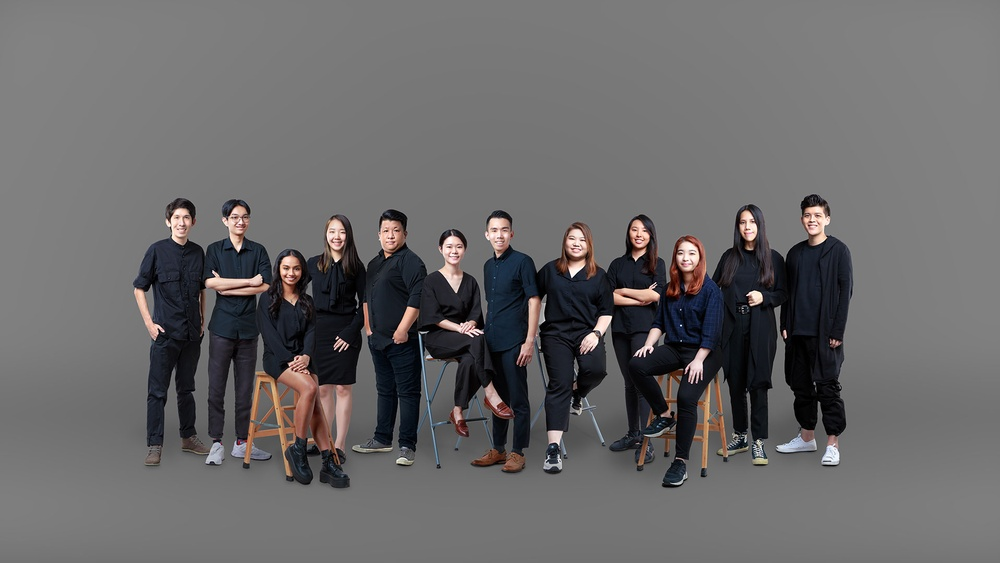
#> input picture day-1/Vivid-Snaps-Virtual-Corporate-Group-Photo-Singapore-2020.jpg, 1000 x 563 px, shrunk from 1917 x 1080 before the run
$ jupyter execute BoundingRectangles.ipynb   (shell and % lines are left out)
#> lines starting #> are read from the running program, lines starting #| are printed output that depends on the picture
[cell 1]
# Cell 1: Install OpenCV
print("Ensuring OpenCV is installed...")
# `opencv-python` provides the core OpenCV library

print("\nInstallation/check complete. Proceed to next cell.")

[cell 2]
# Cell 2: Import Libraries, Download Haar Cascade, and Load Image

import cv2 # OpenCV library
import matplotlib.pyplot as plt
from PIL import Image # For displaying with matplotlib.pyplot
import numpy as np
import time
from google.colab import files # For image upload
import os

print("Importing libraries and preparing...")

# --- Download Haar Cascade XML file ---
# This file contains the pre-trained model for face detection.
haar_cascade_url = 'https://raw.githubusercontent.com/opencv/opencv/master/data/haarcascades/haarcascade_frontalface_default.xml'
haar_cascade_filename = 'haarcascade_frontalface_default.xml'

print(f"Downloading Haar Cascade file: {haar_cascade_filename}...")
if not os.path.exists(haar_cascade_filename):
    !wget {haar_cascade_url} -O {haar_cascade_filename}
    print("Download complete.")
else:
    print("Haar Cascade file already exists.")


# --- Upload your image ---
print("\nUploading your image...")
uploaded = files.upload()
#> the answer given: Vivid-Snaps-Virtual-Corporate-Group-Photo-Singapore-2020.jpg

# Get the name of the uploaded file (assuming only one file is uploaded)
image_filename = next(iter(uploaded))

# --- Load the image ---
# OpenCV reads images as BGR by default, and as a NumPy array
img_bgr = cv2.imread(image_filename)
#> img_bgr is the input picture: shape (563, 1000, 3); mean B, G, R 104, 103.3, 104.7

if img_bgr is None:
    print(f"Error: Could not load image from {image_filename}. Check file path.")
else:
    # Convert BGR to RGB for matplotlib display (matplotlib expects RGB)
    img_rgb = cv2.cvtColor(img_bgr, cv2.COLOR_BGR2RGB)

    # Get image dimensions for matplotlib figure size
    height, width, _ = img_rgb.shape # OpenCV image (NumPy array) gives (height, width, channels)
#> height = 563; width = 1000
    fig_width = 15 # Set a base width for the figure
    fig_height = fig_width * (height / width) # Adjust height proportionally
#> fig_height = 8.44

    print(f"Image '{image_filename}' loaded. Dimensions: {width}x{height}")
#| Image 'Vivid-Snaps-Virtual-Corporate-Group-Photo-Singapore-2020.jpg' loaded. Dimensions: 1000x563

[cell 3]
# Cell 3: Perform Face Detection and Plot Results (using OpenCV)

print("\nDetecting faces using Haar Cascade Classifier...")

# Load the Haar Cascade classifier
face_cascade = cv2.CascadeClassifier(haar_cascade_filename)

# Convert the image to grayscale, which is required for Haar Cascades
gray_image = cv2.cvtColor(img_bgr, cv2.COLOR_BGR2GRAY)
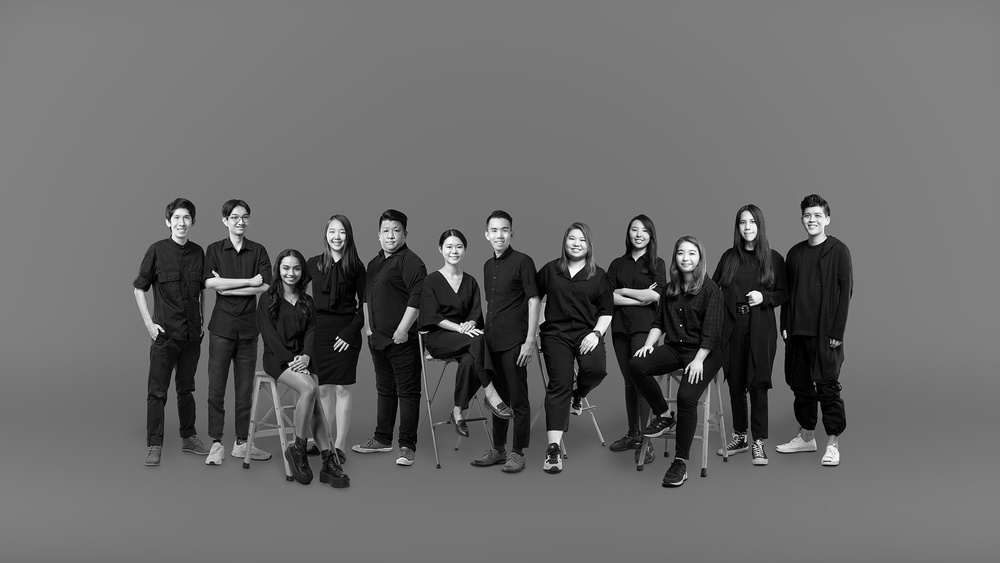
#> gray_image: shape (563, 1000); min 0, max 255, mean 103.8

start = time.time()
# Perform face detection
# detectMultiScale parameters:
# 1.3: scaleFactor - how much the image size is reduced at each image scale
# 5: minNeighbors - how many neighbors each candidate rectangle should have to retain it
faces = face_cascade.detectMultiScale(gray_image, scaleFactor=1.1, minNeighbors=5, minSize=(30, 30))
#> faces = [[797, 202, 35, 35], [223, 204, 36, 36], [374, 218, 34, 34], [482, 217, 34, 34], [436, 233, 34, 34], [670, 240, 34, 34]]
end = time.time()

# Create the plot
fig, ax = plt.subplots(figsize=(fig_width, fig_height))
ax.imshow(img_rgb, aspect='auto') # Display the RGB image

print("\n--- Detected Faces ---")
# Draw rectangles around the faces
for (x, y, w, h) in faces:
    # x, y are the top-left corner; w, h are width and height
    print(f"  Face found at X: {x}, Y: {y}, Width: {w}, Height: {h}")

    # Create a Rectangle patch (matplotlib expects left, bottom, width, height for patches)
    # However, for images, it's (left, top), width, height
    rect = plt.Rectangle((x, y), w, h, linewidth=3, edgecolor='r', facecolor='none')
    ax.add_patch(rect)
#> this loop made 6 passes
#|   Face found at X: 797, Y: 202, Width: 35, Height: 35
#|   Face found at X: 223, Y: 204, Width: 36, Height: 36
#|   Face found at X: 374, Y: 218, Width: 34, Height: 34
#|   Face found at X: 482, Y: 217, Width: 34, Height: 34
#|   Face found at X: 436, Y: 233, Width: 34, Height: 34
#|   Face found at X: 670, Y: 240, Width: 34, Height: 34

# Hide axes ticks and labels for a cleaner image
ax.set_axis_off()
plt.show() # Display the plot
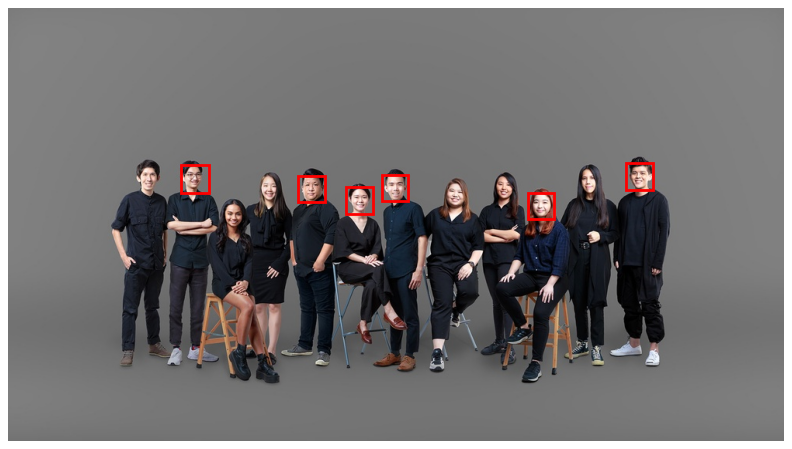
#> figure drawn by matplotlib, 1 panel

print("\n--- Detection Summary ---")
print("Number of faces detected:", len(faces))
#| Number of faces detected: 6
print("Time taken for detection:", round(end - start, 2), " seconds")
